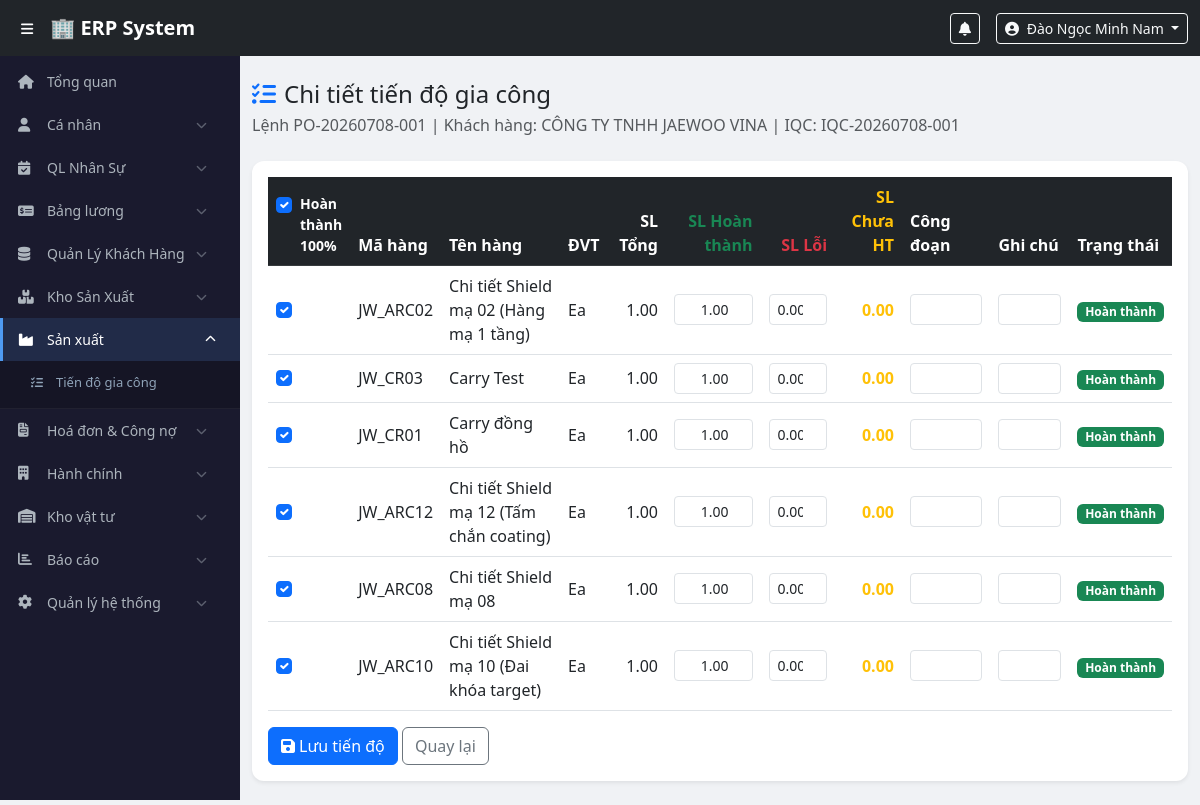
/modules/production/detail.php?id=1 (signed in), run on the app's committed database.
### tables this page shows
CREATE TABLE `production_orders` (
  `id` int(11) NOT NULL,
  `order_no` varchar(30) NOT NULL,
  `iqc_receipt_id` int(11) NOT NULL,
  `status` enum('pending','in_progress','done') NOT NULL DEFAULT 'pending',
  `expected_delivery_date` date DEFAULT NULL COMMENT 'Ngày giao hàng dự kiến',
  `qty_target` decimal(12,2) DEFAULT 0.00 COMMENT 'Sản lượng kế hoạch',
  `note` text DEFAULT NULL,
  `created_by` int(11) NOT NULL,
  `created_at` timestamp NOT NULL DEFAULT current_timestamp()
);

CREATE TABLE `customers` (
  `id` int(11) NOT NULL,
  `customer_code` varchar(30) DEFAULT NULL,
  `customer_name` varchar(200) NOT NULL,
  `address` text DEFAULT NULL,
  `tax_code` varchar(20) DEFAULT NULL COMMENT 'Mã số thuế',
  `vat_rate` tinyint(4) NOT NULL DEFAULT 8 COMMENT 'VAT mặc định (%)',
  `contact_person` varchar(100) DEFAULT NULL,
  `phone` varchar(20) DEFAULT NULL,
  `email` varchar(100) DEFAULT NULL,
  `is_active` tinyint(1) DEFAULT 1,
  `created_by` int(11) DEFAULT NULL,
  `created_at` timestamp NOT NULL DEFAULT current_timestamp(),
  `updated_at` timestamp NOT NULL DEFAULT current_timestamp() ON UPDATE current_timestamp()
);

CREATE TABLE `iqc_receipts` (
  `id` int(11) NOT NULL,
  `receipt_no` varchar(30) NOT NULL,
  `customer_id` int(11) NOT NULL,
  `received_date` date NOT NULL,
  `received_by` int(11) NOT NULL,
  `note` text DEFAULT NULL,
  `status` enum('open','in_production','done') NOT NULL DEFAULT 'open',
  `created_by` int(11) NOT NULL,
  `created_at` timestamp NOT NULL DEFAULT current_timestamp()
);

CREATE TABLE `production_items` (
  `id` int(11) NOT NULL,
  `order_id` int(11) NOT NULL,
  `iqc_item_id` int(11) NOT NULL,
  `qty_total` decimal(12,2) NOT NULL,
  `qty_done` decimal(12,2) NOT NULL DEFAULT 0.00,
  `qty_error` decimal(12,2) NOT NULL DEFAULT 0.00,
  `stage` varchar(100) DEFAULT NULL,
  `status` enum('in_progress','done','error') NOT NULL DEFAULT 'in_progress',
  `note` text DEFAULT NULL,
  `updated_by` int(11) DEFAULT NULL,
  `updated_at` timestamp NOT NULL DEFAULT current_timestamp() ON UPDATE current_timestamp()
);

CREATE TABLE `product_codes` (
  `id` int(11) NOT NULL,
  `product_code` varchar(50) NOT NULL,
  `product_category` enum('finished_goods','raw_material','consumable','office','equipment','other') NOT NULL DEFAULT 'finished_goods',
  `description` varchar(500) NOT NULL,
  `unit` varchar(20) DEFAULT 'cái',
  `category` varchar(100) DEFAULT NULL,
  `is_active` tinyint(1) DEFAULT 1,
  `created_by` int(11) DEFAULT NULL,
  `created_at` timestamp NOT NULL DEFAULT current_timestamp(),
  `updated_at` timestamp NOT NULL DEFAULT current_timestamp() ON UPDATE current_timestamp()
);

CREATE TABLE `iqc_receipt_items` (
  `id` int(11) NOT NULL,
  `receipt_id` int(11) NOT NULL,
  `product_code_id` int(11) NOT NULL,
  `qty` decimal(12,2) NOT NULL,
  `unit` varchar(30) NOT NULL DEFAULT 'cái',
  `note` text DEFAULT NULL
);

### config/functions.php (called while the page is built, shortened)
<?php
function fetchAllSafe(PDO $pdo, string $sql, array $params = []): array {
    try {
        $stmt = $pdo->prepare($sql);
        $stmt->execute($params);
        return $stmt->fetchAll(PDO::FETCH_ASSOC) ?: [];
    } catch (Throwable $e) {
        return [];
    }
}
function fetchOneSafe(PDO $pdo, string $sql, array $params = []): ?array {
    try {
        $stmt = $pdo->prepare($sql);
        $stmt->execute($params);
        $row = $stmt->fetch(PDO::FETCH_ASSOC);
        return $row ?: null;
    } catch (Throwable $e) {
        return null;
    }
}
function e($value): string {
    return htmlspecialchars((string) ($value ?? ''), ENT_QUOTES | ENT_SUBSTITUTE, 'UTF-8');
}
?>

### modules/production/detail.php (the view, shortened to what this page needs)
<?php
require_once $_SERVER['DOCUMENT_ROOT'] . '/erp/config/database.php';
require_once $_SERVER['DOCUMENT_ROOT'] . '/erp/config/functions.php';
$pdo = getDBConnection();
$id = (int)($_GET['id'] ?? 0);
$order = fetchOneSafe($pdo, "SELECT o.*, r.receipt_no, c.customer_name
                            FROM production_orders o
                            JOIN iqc_receipts r ON r.id = o.iqc_receipt_id
                            JOIN customers c ON c.id = r.customer_id
                            WHERE o.id = ?", [$id]);
$items = fetchAllSafe($pdo, "SELECT pi.*, iri.unit, pc.product_code, pc.description
                           FROM production_items pi
                           JOIN iqc_receipt_items iri ON iri.id = pi.iqc_item_id
                           JOIN product_codes pc ON pc.id = iri.product_code_id
                           WHERE pi.order_id = ?
                           ORDER BY pi.id", [$id]);
include $_SERVER['DOCUMENT_ROOT'] . '/erp/includes/header.php';
include $_SERVER['DOCUMENT_ROOT'] . '/erp/includes/sidebar.php';
?>
<div class="main-content"><div class="container-fluid py-4">
    <div class="d-flex justify-content-between align-items-center mb-4"><div><h4 class="mb-1"><i class="fas fa-tasks me-2 text-primary"></i>Chi tiết tiến độ gia công</h4><p class="text-muted mb-0">Lệnh <?= e($order['order_no']) ?> | Khách hàng: <?= e($order['customer_name']) ?> | IQC: <?= e($order['receipt_no']) ?></p></div></div>
    <div class="card border-0 shadow-sm"><div class="card-body">
        <form id="formProgress">
            <div class="table-responsive"><table class="table table-hover align-middle">
                <thead class="table-dark"><tr>
                    <th><div class="form-check mb-0"><input class="form-check-input" type="checkbox" id="checkAll"><label class="form-check-label small" for="checkAll">Hoàn<br>thành<br>100%</label></div></th>
                    <th>Mã hàng</th><th>Tên hàng</th><th>ĐVT</th>
                    <th class="text-end">SL Tổng</th>
                    <th class="text-end text-success">SL Hoàn thành</th>
                    <th class="text-end text-danger">SL Lỗi</th>
                    <th class="text-end text-warning">SL Chưa HT</th>
                    <th>Công đoạn</th><th>Ghi chú</th><th>Trạng thái</th>
                </tr></thead>
                <tbody>
                <?php foreach($items as $idx => $it): ?>
                    <?php
                    $pending = max((float)$it['qty_total'] - (float)$it['qty_done'] - (float)$it['qty_error'], 0);
                    $statusLabel = 'Đang gia công';
                    $statusClass = 'warning';
                    if ($pending <= 0) {
                        if ((float)$it['qty_error'] > 0) {
                            $statusLabel = 'Có lỗi';
                            $statusClass = 'danger';
                        } else {
                            $statusLabel = 'Hoàn thành';
                            $statusClass = 'success';
                        }
                    }
                    ?>
                    <tr>
                        <td><input type="checkbox" class="form-check-input check-done"></td>
                        <td><?= e($it['product_code']) ?><input type="hidden" name="items[<?= $idx ?>][id]" value="<?= (int)$it['id'] ?>"></td>
                        <td><?= e($it['description']) ?></td>
                        <td><?= e($it['unit']) ?></td>
                        <td class="text-end qty-total"><?= e(number_format((float)$it['qty_total'],2,'.','')) ?></td>
                        <td><input type="number" min="0" step="0.01" class="form-control form-control-sm text-end qty-done" name="items[<?= $idx ?>][qty_done]" value="<?= e(number_format((float)$it['qty_done'],2,'.','')) ?>"></td>
                        <td><input type="number" min="0" step="0.01" class="form-control form-control-sm text-end qty-error" name="items[<?= $idx ?>][qty_error]" value="<?= e(number_format((float)$it['qty_error'],2,'.','')) ?>"></td>
                        <td class="text-end text-warning fw-semibold qty-pending"><?= e(number_format(max($pending,0),2,'.','')) ?></td>
                        <td><input type="text" class="form-control form-control-sm" name="items[<?= $idx ?>][stage]" value="<?= e($it['stage']) ?>"></td>
                        <td><input type="text" class="form-control form-control-sm" name="items[<?= $idx ?>][note]" value="<?= e($it['note']) ?>"></td>
                        <td><span class="badge bg-<?= $statusClass ?> status-badge"><?= $statusLabel ?></span></td>
                    </tr>
                <?php endforeach; ?>
                </tbody>
            </table></div>
            <button class="btn btn-primary" type="submit"><i class="fas fa-save me-1"></i>Lưu tiến độ</button>
            <a href="/erp/modules/production/index.php" class="btn btn-outline-secondary">Quay lại</a>
        </form>
    </div></div>
</div></div>
<?php include $_SERVER['DOCUMENT_ROOT'] . '/erp/includes/footer.php'; ?>

### assets/css/style.css (style rules this page uses)
body { padding-top: 56px; background: #f0f2f5; font-family: 'Segoe UI', sans-serif; }
.main-content { margin-left: 240px; transition: margin-left 0.3s; min-height: calc(100vh - 56px); }
.card { border-radius: 12px !important; }

### data on the page
production_orders: order_no "PO-20260708-001", customers.customer_name "CÔNG TY TNHH JAEWOO VINA", iqc_receipt.receipt_no "IQC-20260708-001"
production_items: product_codes.product_code "JW_ARC02", product_codes.description "Chi tiết Shield mạ 02 (Hàng mạ 1 tầng)", iqc_item.unit "Ea", qty_total "1.00", qty_done "1.00", qty_error "0.00"
production_items: product_codes.product_code "JW_CR03", product_codes.description "Carry Test", iqc_item.unit "Ea", qty_total "1.00", qty_done "1.00", qty_error "0.00"
production_items: product_codes.product_code "JW_CR01", product_codes.description "Carry đồng hồ", iqc_item.unit "Ea", qty_total "1.00", qty_done "1.00", qty_error "0.00"
production_items: product_codes.product_code "JW_ARC12", product_codes.description "Chi tiết Shield mạ 12 (Tấm chắn coating)", iqc_item.unit "Ea", qty_total "1.00", qty_done "1.00", qty_error "0.00"
production_items: product_codes.product_code "JW_ARC08", product_codes.description "Chi tiết Shield mạ 08", iqc_item.unit "Ea", qty_total "1.00", qty_done "1.00", qty_error "0.00"
production_items: product_codes.product_code "JW_ARC10", product_codes.description "Chi tiết Shield mạ 10 (Đai khóa target)", iqc_item.unit "Ea", qty_total "1.00", qty_done "1.00", qty_error "0.00"

### other printed values
$user['full_name'] "Đào Ngọc Minh Nam"
